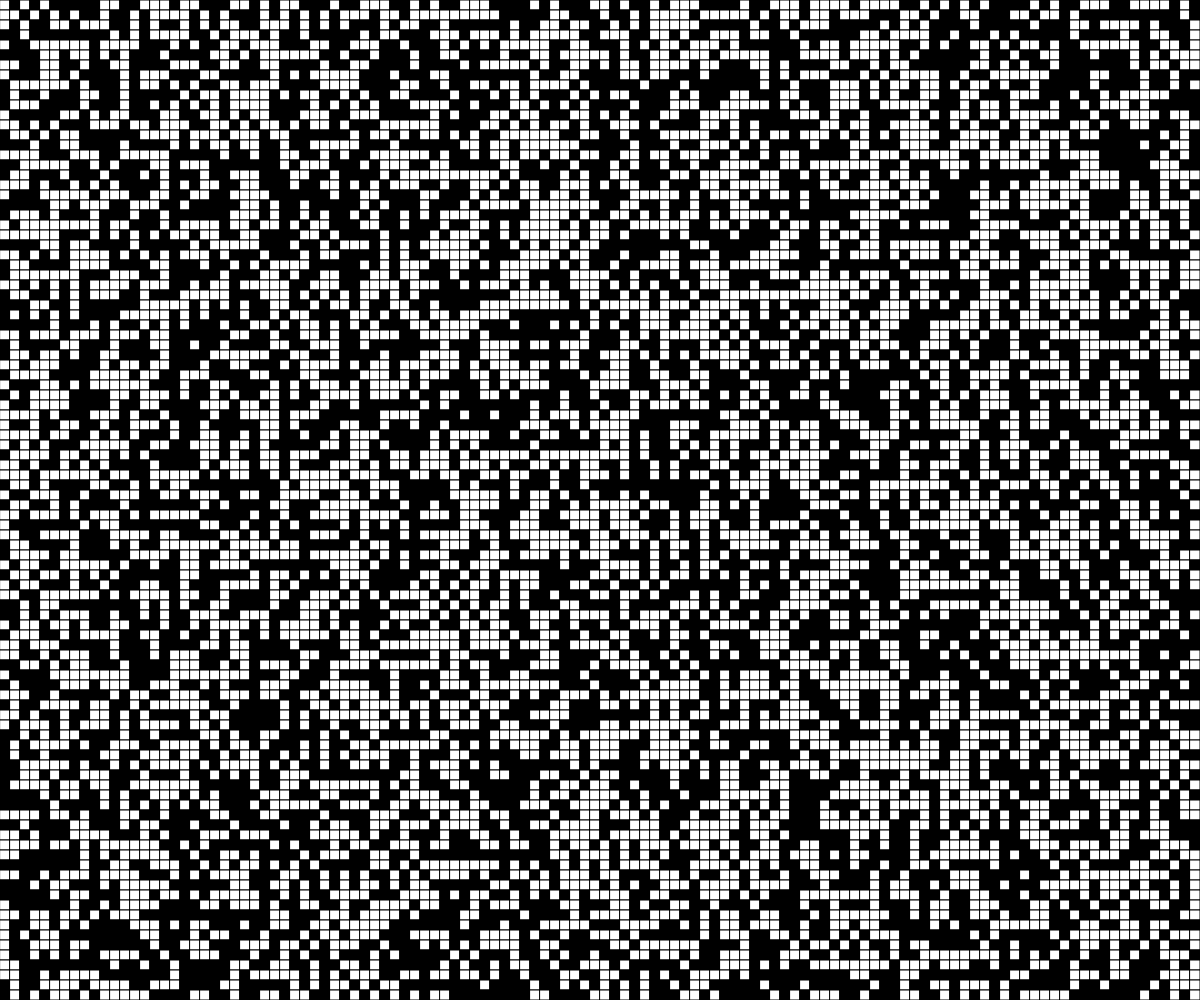
Frame 1 (no input)
Frame 60 (no input): identical to frame 1, image omitted
Frame 120 (the mouse pressed at the canvas centre since frame 60): identical to frame 1, image omitted

The p5.js sketch that drew this single still picture (run headless with seeded random() and noise() and a simulated clock; from frame 60 on, the mouse is pressed at the canvas centre):

// p5.js sketch
// ── sketch.js
// Rectangle Grid
// Michael Yang

let grid;
let rows;
let cols;
const CELL_SIZE = 10;


function setup() {
  createCanvas(windowWidth, windowHeight);
  cols = Math.floor(width/CELL_SIZE);
  rows = Math.floor(height/CELL_SIZE);
  grid = generateRandomGrid(cols, rows);
}

function draw() {
  background(220);
  displayGrid();
}

function displayGrid() {
  for (let y = 0; y < rows; y++) {
    for (let x = 0; x < cols; x++) {
      if (grid[y][x] === 0) {
        fill(0);
      }
      else {
        fill(255);
      }
      square(x * CELL_SIZE, y * CELL_SIZE, CELL_SIZE);
    }
  }
}

function generateRandomGrid(cols, rows) {
  let newGrid = [];
  for (let y = 0; y < rows; y++) {
    newGrid.push([]);
    for (let x = 0; x < cols; x++) {
      // Toss in a 1 or a 0 randomly
      if (random(100) < 50) {
        newGrid[y].push(0);
      }
      else {
        newGrid[y].push(1);
      }
    }
  }
  return newGrid;
}
